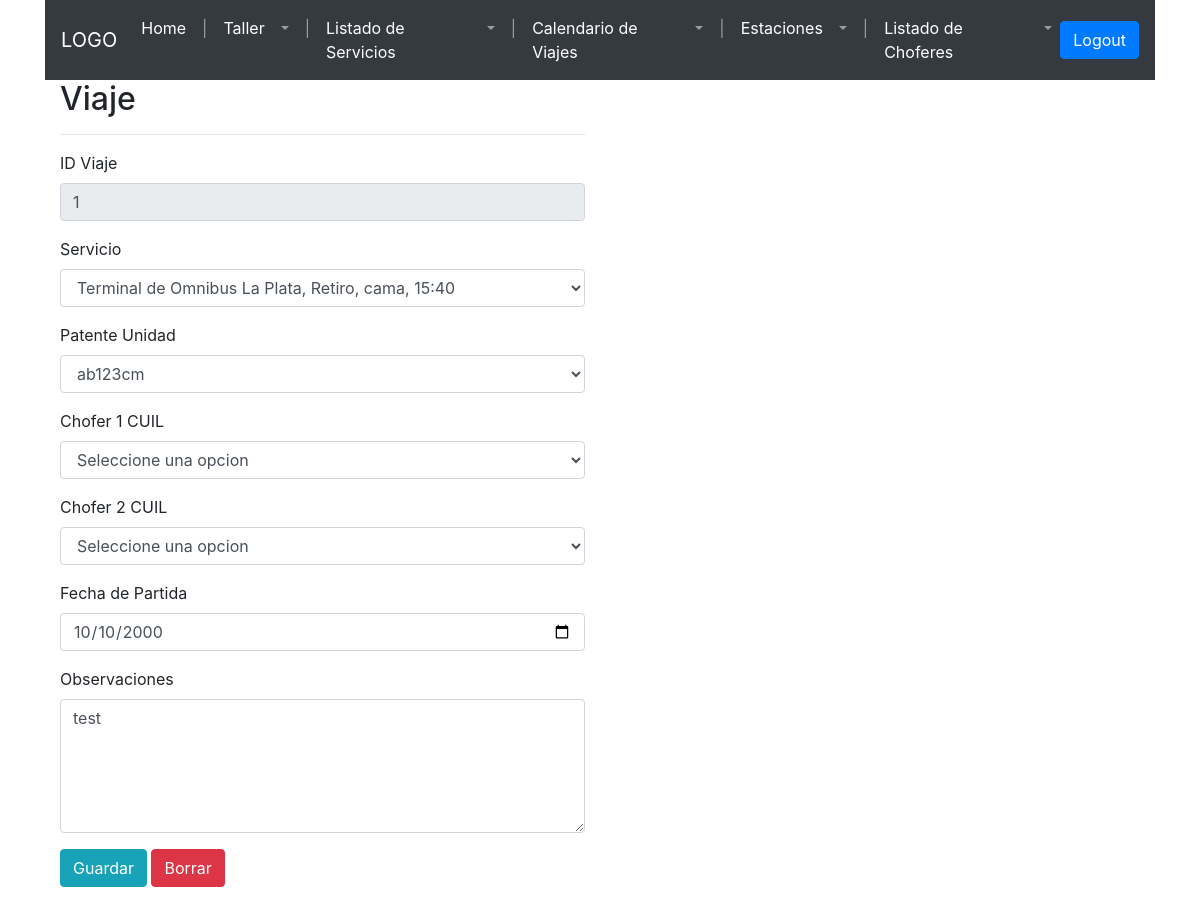
The page /frontend/pages/viaje.php?edit=1 on the database as committed earlier.
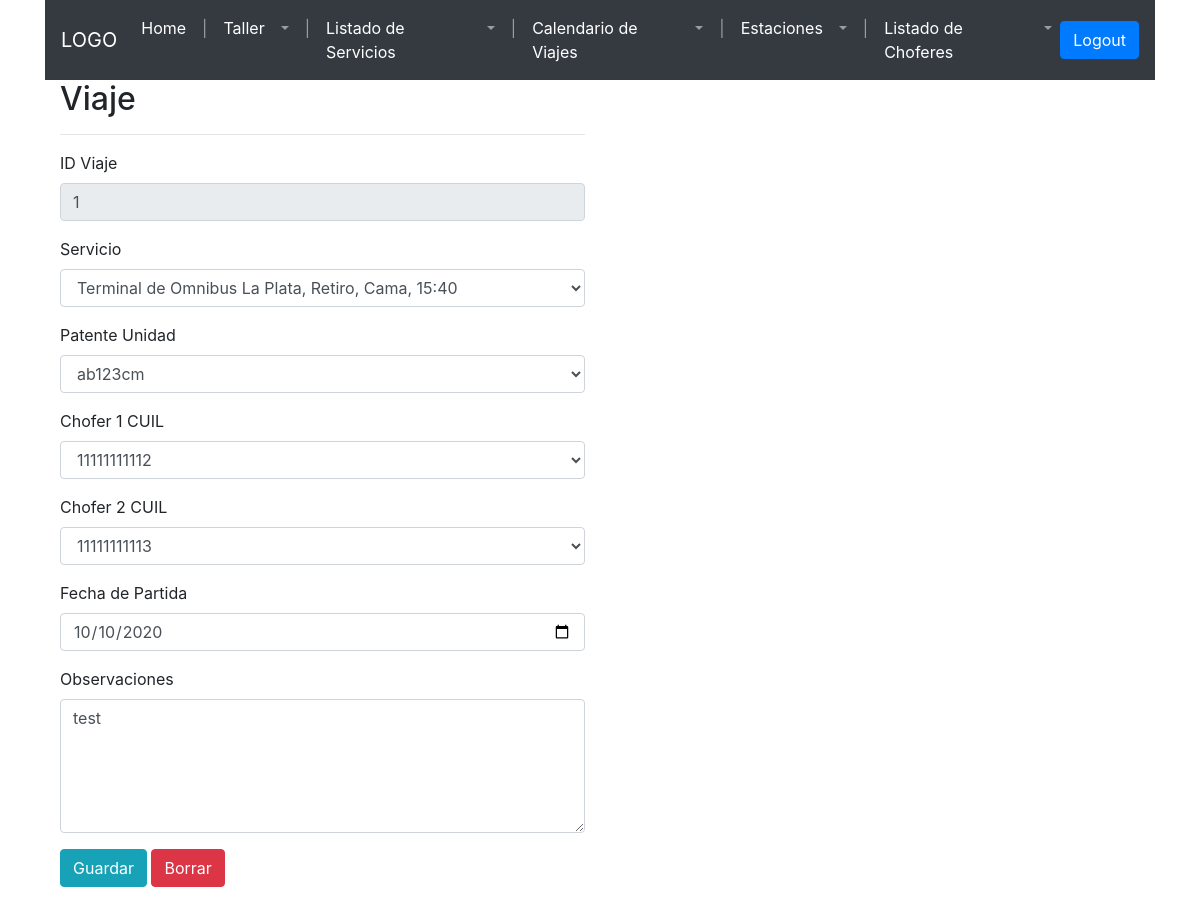
The same page on the database as committed later.
### tables this page shows
CREATE TABLE `viaje` (
  `viaje_id` int(11) NOT NULL,
  `servicio_id` int(11) NOT NULL,
  `unidad_id` int(11) NOT NULL,
  `fecha_salida_efectiva` date DEFAULT NULL,
  `observaciones` varchar(255) DEFAULT NULL
);

### frontend/pages/config/connection.php (called while the page is built, shortened)
<?php
function openConnection($username, $password){
 	$servername = "localhost";
	$conn = new mysqli($servername, $username, $password,"empresa_de_transporte");
	return $conn;
 }
 function executeQuery($sqlQuery){
 	$conn = openConnection("test", "test");
	$result = $conn->query($sqlQuery);
	return $result;
 }
?>

### frontend/pages/config/config-viaje.php (the view, shortened to what the changed rows need)
<?php
include("connection.php");
class Viaje{
  public $idViaje;
  public $idServicio;
  public $fechaSalidaEfectiva;
  public $observaciones;
  function __construct($idViaje, $idServicio, $idUnidad, $idChofer1, $idChofer2, $fechaSalidaEfectiva, $observaciones) {
      $this->idViaje = $idViaje;
      $this->idServicio = $idServicio;
      $this->fechaSalidaEfectiva = $fechaSalidaEfectiva;
      $this->observaciones = $observaciones;
  }
  function get_idViaje() {
  return $this->idViaje;
  }
  function get_idServicio() {
    return $this->idServicio;
  }
  function get_fechaSalidaEfectiva() {
  return $this->fechaSalidaEfectiva;
  }
  function get_observaciones() {
  return $this->observaciones;
  }
}
function getServicios($viaje){
    $sql = "SELECT CONCAT(e_origen.`nombre`,', ',e_destino.`nombre`,', ',t.`descripcion`,', ',date_format(f.`hora_partida`, '%H:%i')) as `servicio`,
                    s.`servicio_id`
            FROM `servicio` s
            JOIN `estacion` e_origen on s.estacion_id_origen = e_origen.estacion_id
            JOIN `estacion` e_destino on s.estacion_id_destino = e_destino.estacion_id
            JOIN `tipo_unidad` t on t.`tipo_unidad_id` = s.`tipo_unidad_id`
            JOIN `fecha_partida` f on s.`fecha_partida_id` = f.`fecha_partida_id`
            WHERE s.habilitado = 1;";
    $result = executeQuery($sql);
    if ($result->num_rows > 0) {
        if($viaje != null){
          while($row = $result->fetch_assoc()) {
            if($viaje->get_idServicio() == $row["servicio_id"]){
              echo "<option value=".$row["servicio_id"]." selected>".$row["servicio"]."</option>";
            }
            else{
              echo "<option value=".$row["servicio_id"].">".$row["servicio"]."</option>";
            }
          }
        }
        else{
          while($row = $result->fetch_assoc()) {
            echo "<option value=".$row["servicio_id"].">".$row["servicio"]."</option>";
          }
          echo "<option value=\"-1\" selected>Seleccione una opcion</option>";
        }
    } else {
        echo "0 results";
    }
  }
  function getChoferes($chofer_id){
    $sql = "SELECT c.cuil,
                    c.chofer_id
            FROM `chofer` c
            WHERE c.baja = 0;";
    $result = executeQuery($sql);
    if ($result->num_rows > 0) {
        if($chofer_id != null){
          while($row = $result->fetch_assoc()) {
            if($chofer_id == $row["chofer_id"]){
              echo "<option value=".$row["chofer_id"]." selected>".$row["cuil"]."</option>";
            }
            else{
              echo "<option value=".$row["chofer_id"].">".$row["cuil"]."</option>";
            }
          }
        }
        else{
          echo "<option value=\"-1\" selected>Seleccione una opcion</option>";
        }
    } else {
        echo "0 results";
    }
  }
function getViaje($idViaje) {
    $sql = "SELECT    v.`viaje_id`,
                    CONCAT(e_origen.`nombre`,', ',e_destino.`nombre`) as `servicio`,
                    v.`servicio_id`,
                    u.`patente` as `unidad`,
                    v.`unidad_id`,
                    GROUP_CONCAT(c.`cuil` SEPARATOR ',') as `choferes_cuil`,
                    GROUP_CONCAT(c.`chofer_id` SEPARATOR ',') as `choferes_id`,
                    v.`fecha_salida_efectiva`,
                    v.`observaciones`
            FROM `viaje` v
            LEFT JOIN `viaje_chofer` vc on vc.`viaje_id` = v.`viaje_id`
            LEFT JOIN `chofer` c on c.`chofer_id` = vc.`chofer_id`
            JOIN `unidad` u ON u.`unidad_id` = v.`unidad_id`
            JOIN `servicio` s ON s.`servicio_id` = v.`servicio_id`
            JOIN `estacion` e_origen ON e_origen.`estacion_id` = s.`estacion_id_origen`
            JOIN `estacion` e_destino ON e_destino.`estacion_id` = s.`estacion_id_destino`
            WHERE v.`viaje_id` = ".$idViaje." GROUP BY v.`viaje_id`;";
$result = executeQuery($sql);
if ($result->num_rows > 0) {
while($row = $result->fetch_assoc()) {
    $choferres_id = explode(",", $row["choferes_id"]);
$viaje = new Viaje($row["viaje_id"], $row["servicio_id"],  $row["unidad_id"],  $choferres_id[0],  $choferres_id[1],  $row["fecha_salida_efectiva"], $row["observaciones"]);
}
return $viaje;
} else {
return null;
}
}
?>

### frontend/pages/viaje.php (shortened to what the changed rows need)
<?php
include("config/config-viaje.php");
if(isset($_GET['edit'])){
  $viaje = getViaje($_GET['edit']);
}
?>
<!DOCTYPE html>
<html lang="en">
<head>
  <link type="text/css" rel="stylesheet" href="styles/home2.css">
  <link rel="stylesheet" href="https://maxcdn.bootstrapcdn.com/bootstrap/4.5.2/css/bootstrap.min.css">
</head>
<body>
  <div class="container" id="containerr">
    <div class="container" id="main-container">
      <div class="row">
        <div class="col-md-6">
          <h2>Viaje</h2>
          <form>
            <div class="form-group" id="form-viaje-id">
              <label for="input-id-viaje">ID Viaje</label>
              <input class="form-control" type="text" id="input-id-viaje" placeholder="e.g.:1234" value="<?php echo (isset($_GET['edit']))?$viaje->get_idViaje():'';?>" disabled />
            </div>
            <div class="form-group">
              <label for="select-servicio">Servicio</label>
              <select class="form-control" id="select-servicio">
              <?php
                  if(isset($_GET['edit'])){
                    getServicios($viaje);
                  }
                  else{
                    getServicios(null);
                  }
                ?>
              </select>
            </div>
            <div class="form-group">
              <label for="select-chofer-1">Chofer 1 CUIL</label>
              <select class="form-control" id="select-chofer-1">
              <?php
                  if(isset($_GET['edit'])){
                    getChoferes($viaje->get_idChofer1());
                  }
                  else{
                    getChoferes(null);
                  }
                ?>
              </select>
            </div>
            <div class="form-group">
              <label for="select-chofer-2">Chofer 2 CUIL</label>
              <select class="form-control" id="select-chofer-2">
              <?php
                  if(isset($_GET['edit'])){
                    getChoferes($viaje->get_idChofer2());
                  }
                  else{
                    getChoferes(null);
                  }
                ?>
              </select>
            </div>
            <div class="form-group">
              <label for="input-fecha-partida">Fecha de Partida</label>
              <input class="form-control" type="date" id="input-fecha-partida" value="<?php echo (isset($_GET['edit']))?$viaje->get_fechaSalidaEfectiva():'';?>" />
            </div>
            <div class="form-group">
              <label for="input-observaciones">Observaciones</label>
              <textarea class="form-control" rows="5" id="input-observaciones"
              placeholder="Observaciones ..."><?php echo (isset($_GET['edit']))?$viaje->get_observaciones():'';?></textarea>
            </div>
          </form>
        </div>
      </div>
    </div>
  </div>
</body>

Rows that differ between the two databases and show on the page:
changed viaje "test": fecha_salida_efectiva "10/10/2000" → "10/10/2020"
Other text that changed with them:
form field value: "Terminal de Omnibus La Plata, Retiro, cama, 15:40" → "Terminal de Omnibus La Plata, Retiro, Cama, 15:40"
form field value: "Seleccione una opcion" → "11111111112"
form field value: "Seleccione una opcion" → "11111111113"
